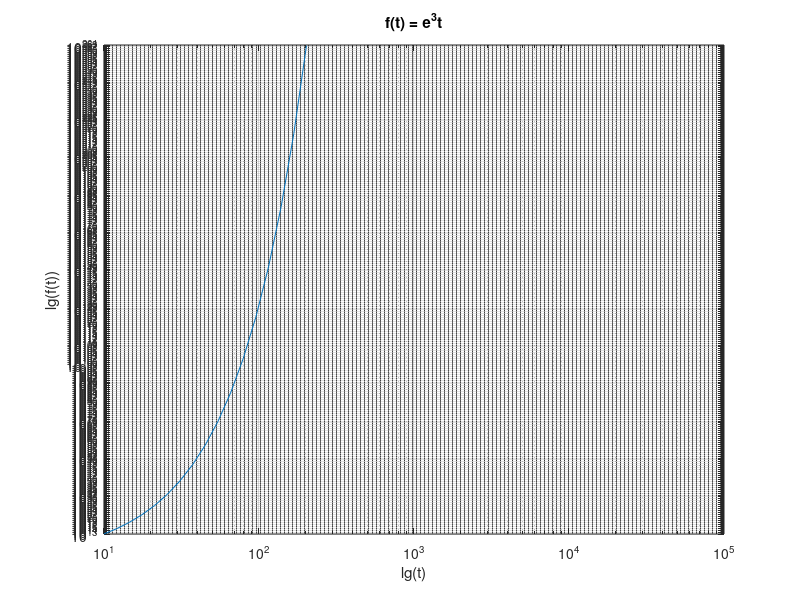

Recreate this plot in MATLAB.
clear
clc
close all

% coord. logaritmice (lg(t), lg(f(t)))

%t = 1 : 0.1 : 5;
t = logspace(1,5);
f = exp(3*t);

loglog(t,f);
grid
xlabel('lg(t)');
ylabel('lg(f(t))');
title('f(t) = e^3t');
